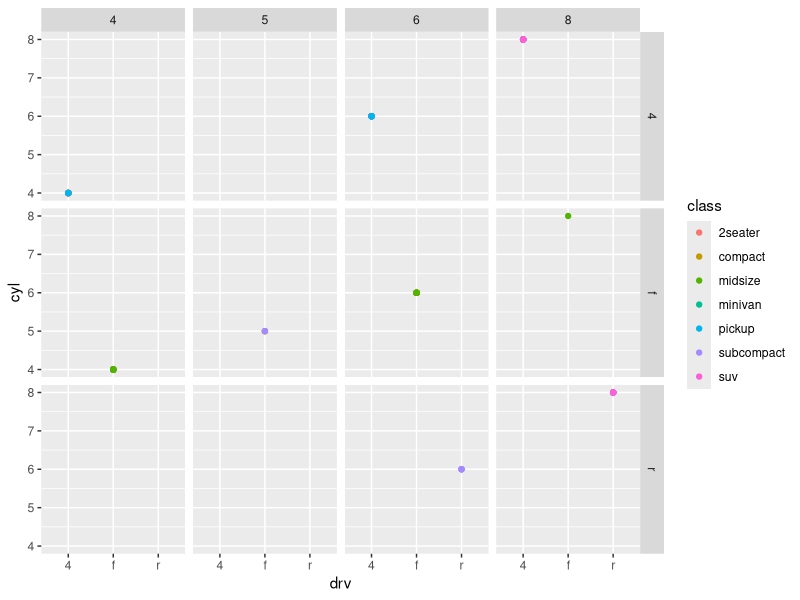
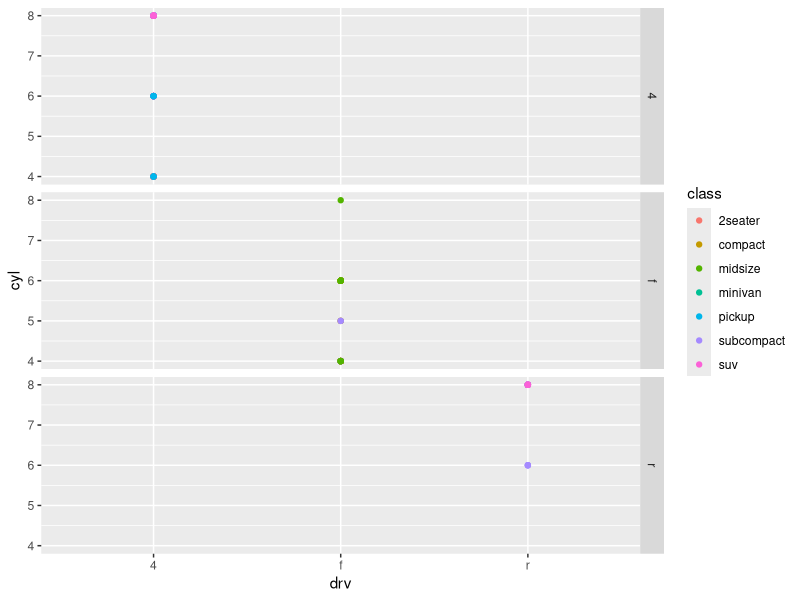
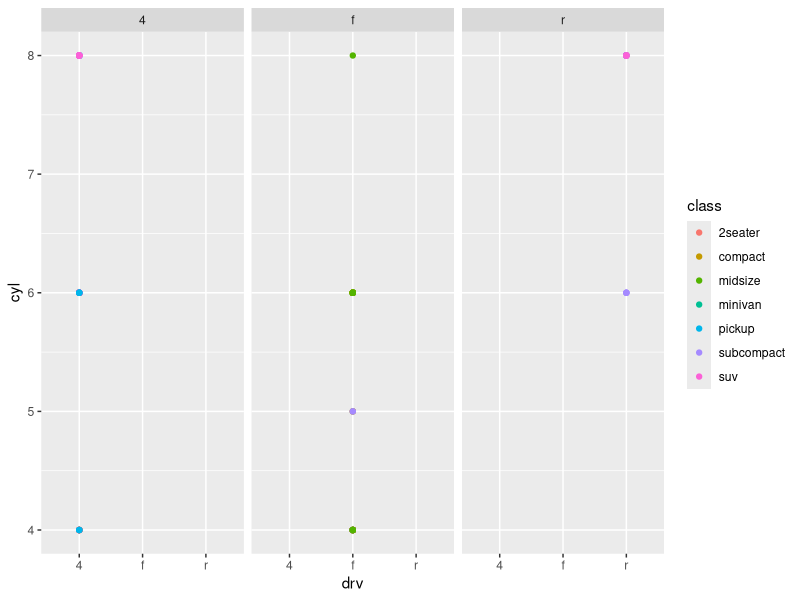
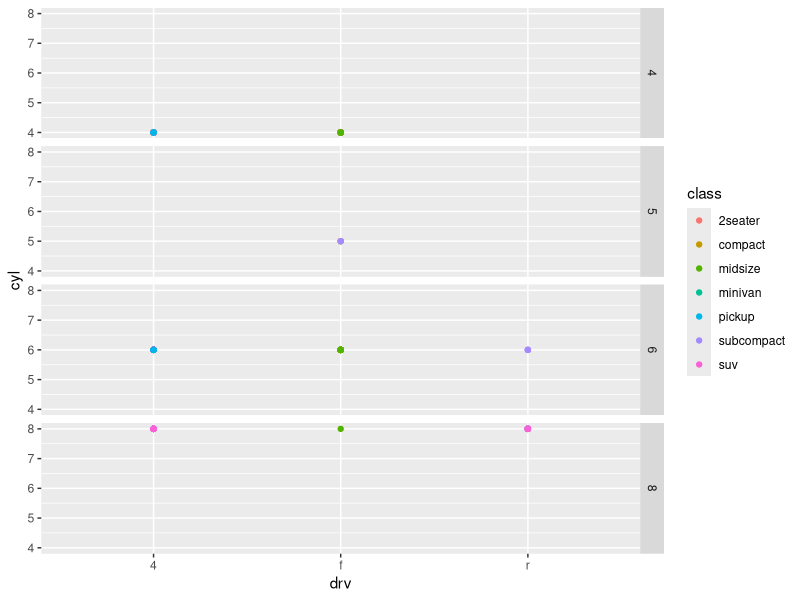
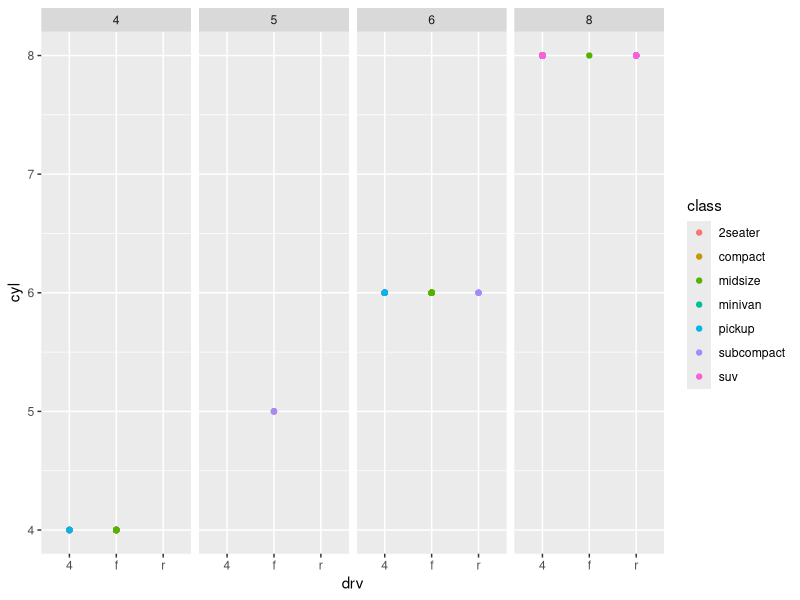
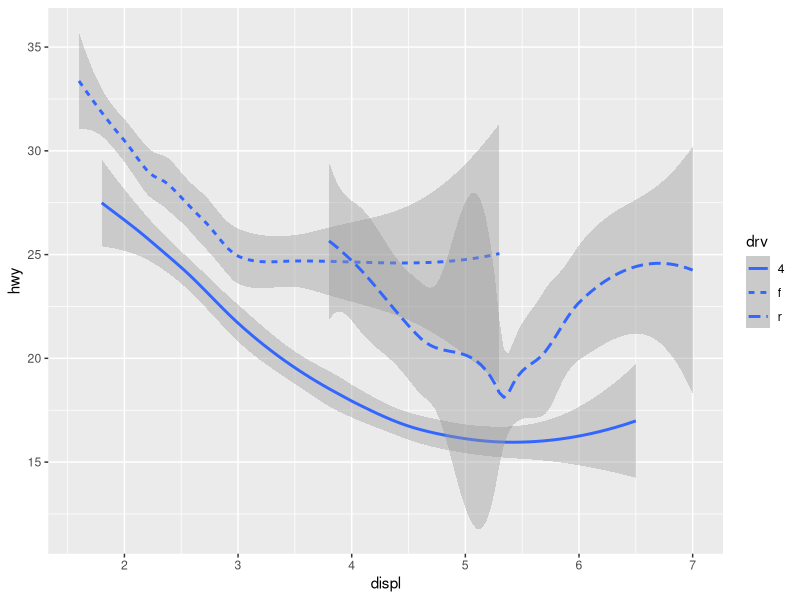
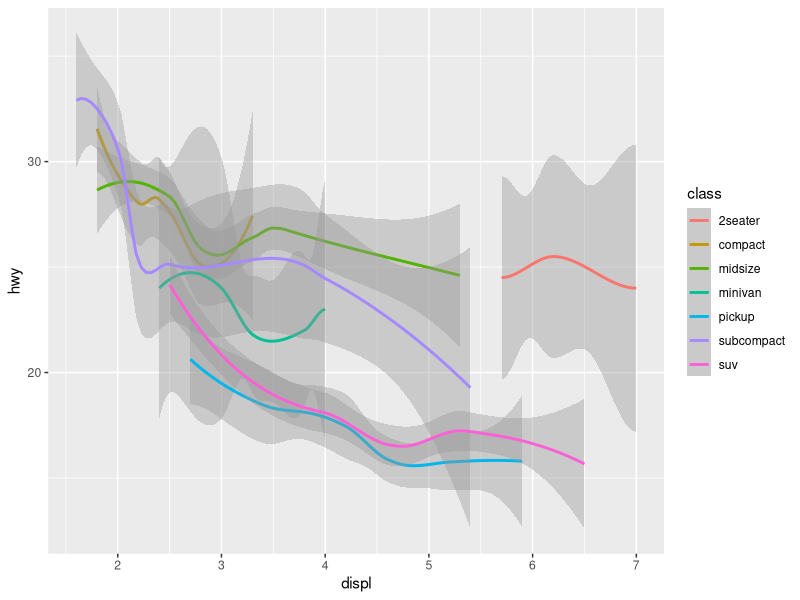
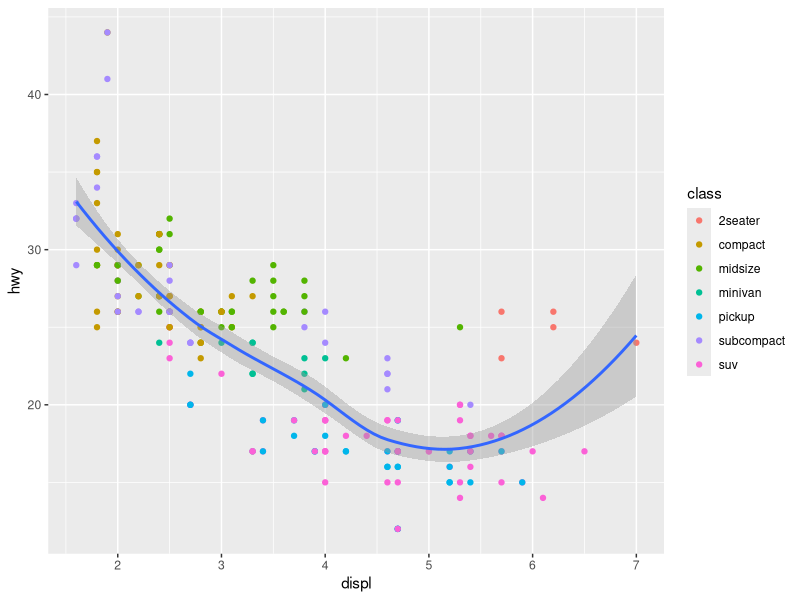

Recreate these plots in R, in order. (Note: this script raises an error after producing the figures.)
library(tidyverse)
mpg
data#solo aparace la funcion ene l workspace
mpg
help(mpg)
ggplot(data = mpg) + 
  geom_point(mapping = aes(x=drv, y=cyl, color=class)) + #se ejecuta ahora sin el facet grid:traccion central es el q mas tiene cuatro tipos de cilindros
  facet_grid(drv~cyl)


ggplot(data = mpg) + 
  geom_point(mapping = aes(x=drv, y=cyl, color=class)) + #se ejecuta ahora sin el facet grid:traccion central es el q mas tiene cuatro tipos de cilindros
  facet_grid(drv~.)#este te lo pone por filas, para poner la ondita es opt+ñ


ggplot(data = mpg) + 
  geom_point(mapping = aes(x=drv, y=cyl, color=class)) + #se ejecuta ahora sin el facet grid:traccion central es el q mas tiene cuatro tipos de cilindros
  facet_grid(.~drv)#este te lo pone por columnas

#se hace lo mismo con los cilindros como no hay 7 cilindros el 7 se lo salta y se categoriza por los valores de esa varibale como si fuera un factor no es numerico sino un valor enumerado: clase cinco, clase seis..

ggplot(data = mpg) + 
  geom_point(mapping = aes(x=drv, y=cyl, color=class)) + #se ejecuta ahora sin el facet grid:traccion central es el q mas tiene cuatro tipos de cilindros
  facet_grid(cyl~.)

ggplot(data = mpg) + 
  geom_point(mapping = aes(x=drv, y=cyl, color=class)) + #se ejecuta ahora sin el facet grid:traccion central es el q mas tiene cuatro tipos de cilindros
  facet_grid(.~cyl)#ahora salen por columnas

ggplot(data = mpg)+
  geom_smooth(mapping = aes(x=displ, y=hwy, linetype=drv))

ggplot(data = mpg)+
  geom_smooth(mapping = aes(x=displ, y=hwy, color=class))#diferencia entre la variabilidad, en la linea roja la banda es mas ancha que en la verde?

ggplot(data = mpg, mapping = aes(x = displ, y = hwy))+
  geom_point(mapping = aes(color = class)) + 
  geom_smooth() #los cohes rojos q son los ultimos puntos de la grafica, son coches muy escasos y lo que hacen es 

tibble
flights
data(flights)
flights

filter(flights,month==1,day==1)
jan1<-filter(flights,month==1,day==1)
filter(flights, month==11 | month==12)
nov_dec<- filter(flights, month==11 | month==12)
filter(flights, !(arr_delay> 120 |dep_delay>120))
#falta la otra que son dos fromas de decir lo mismo

NA=NA


#Exercise 14:# los datos estan por minutos#jordi pagina web#libreria nos tenemos que adaptar a las funciones de la libreria

#A
filter(flights, arr_delay>=120)

#B
filter(flights, dest=="IAH" | dest=="HOU")

#C
help(flights)

#D:
filter(flights, month>=7 & month<=9)

#E
filter(flights, arr_delay>=120, dep_delay<=0)

#F
filter(flights, dep_delay>=60, dep_delay-arr_delay>30)

#G
filter(flights, dep_time>=2400 | dep_time>=000,dep_time<=600)

#2
filter(flights, between(dep_time, 000, 600))

#3
is.na(flights$dep_time)
sum(is.na(flights$dep_time))

#4
na|TRUE#true es el conjunto total , la union entre el conjunto universal sigues teniendo conjunto universal#al todo unir algo mas
FALSE&NA#false es como si fuera el conjunto vacio y la y es la interseccion#intersecar a la anda algo mas pues da nada
NA^0#regla matematica cualquier numero elevado a 0 es 1
#tambien se usa -inf y +inf pero el prgrama no lo puede procesar
NA*0#contralogica de lo anterior


flights_sml<-select(flights,year:day,ends_with("delay"),distance,air_time)
mutate(flights_sml,gain=arr_delay-dep_delay,speed=distance/air_time*60)

(flights$air_time-(flights$arr_time-flights$dep_time))#ejercicio 2 de data transformation#si estan en la misma unidad de medida lo normal es que nos salieran pequeños, pero estan en distintas unidades de medida unos en minutos otros en segundos.. no merece la pena hacerlo

#esto para hacer la comparativa
h<-round(1650:100)
m<-1650%%100  
h*60+m
